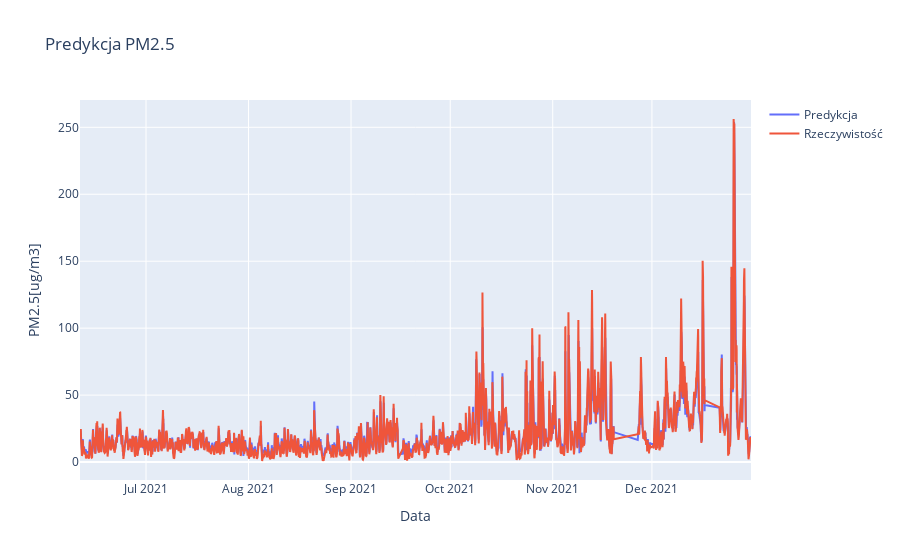

Notebook source saved alongside this figure:
### Code cell
trace1 = go.Scatter(
    y = trainY,
    mode = 'lines',
    name = 'Dane'
)
trace2 = go.Scatter(
    y = pred,
    x = df_test['Data'],
    mode = 'lines',
    name = 'Predykcja'
)
trace3 = go.Scatter(
    y = original,
    x = df_test['Data'],
    mode='lines',
    name = 'Rzeczywistość'
)
layout = go.Layout(
    title = "Predykcja PM2.5",
    xaxis = {'title' : "Data"},
    yaxis = {'title' : "PM2.5[ug/m3]"}
)
fig = go.Figure(data=[ trace2, trace3], layout=layout)
fig.show()

### Figure 1 — Plotly figure (JSON) as saved in the notebook; plotly's stock layout.template omitted (floating-point values rounded to 4 significant figures; data arrays with more than 128 entries replaced by an {"elided": "..."} marker saying what was removed)
{"data": [{"mode": "lines", "name": "Predykcja", "type": "scatter", "x": {"elided": "4457 str values"}, "y": {"elided": "4433 float values"}}, {"mode": "lines", "name": "Rzeczywistość", "type": "scatter", "x": {"elided": "4457 str values"}, "y": {"elided": "4433 float values"}}], "layout": {"title": {"text": "Predykcja PM2.5"}, "xaxis": {"title": {"text": "Data"}}, "yaxis": {"title": {"text": "PM2.5[ug/m3]"}}}}
